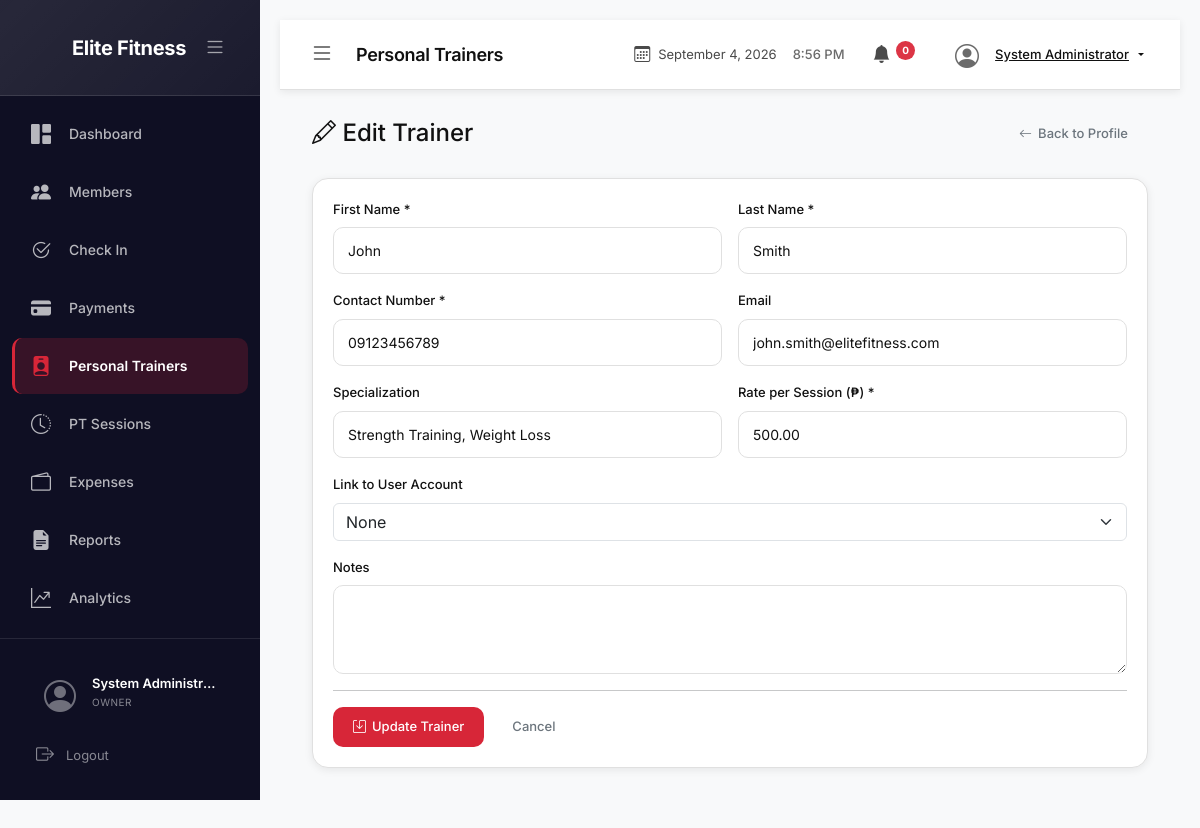
Screenshot of /trainers/edit.php?id=1 (signed in) with the database file from the repository.
### tables this page shows
CREATE TABLE personal_trainers (
    trainer_id INT PRIMARY KEY AUTO_INCREMENT,
    user_id INT NULL,
    first_name VARCHAR(50) NOT NULL,
    last_name VARCHAR(50) NOT NULL,
    contact_number VARCHAR(20) NOT NULL,
    email VARCHAR(100),
    specialization VARCHAR(100),
    rate DECIMAL(10,2) NOT NULL,
    profile_image VARCHAR(255),
    status ENUM('active', 'inactive') DEFAULT 'active',
    notes TEXT,
    created_at TIMESTAMP DEFAULT CURRENT_TIMESTAMP,
    updated_at TIMESTAMP DEFAULT CURRENT_TIMESTAMP ON UPDATE CURRENT_TIMESTAMP,
    FOREIGN KEY (user_id) REFERENCES users(user_id) ON DELETE SET NULL,
    INDEX idx_status (status),
    INDEX idx_name (last_name, first_name)
);

### trainers/edit.php (the view, shortened to what this page needs)
<?php
require_once '../config/config.php';
$trainer_id = isset($_GET['id']) ? (int)$_GET['id'] : 0;
try {
    $stmt = $pdo->prepare("SELECT * FROM personal_trainers WHERE trainer_id = ?");
    $stmt->execute([$trainer_id]);
    $trainer = $stmt->fetch();
} catch (PDOException $e) {
    error_log('Get trainer error: ' . $e->getMessage());
    displayError('An error occurred.');
    redirect('index.php');
}
include '../includes/header.php';
?>
<body>
    <div class="app-container">
        <?php include '../includes/sidebar.php'; ?>
        <div class="main-content">
            <?php include '../includes/navbar.php'; ?>
            <div class="content-wrapper">
                <div class="d-flex align-items-center justify-content-between mb-4">
                    <h4 class="mb-0"><i class="bi bi-pencil"></i> Edit Trainer</h4>
                    <a href="view.php?id=<?php echo $trainer_id; ?>" class="btn btn-outline-secondary">
                        <i class="bi bi-arrow-left"></i> Back to Profile
                    </a>
                </div>
                <div class="card modern-card">
                    <div class="card-body">
                        <form method="POST" action="">
                            <div class="row g-3">
                                <div class="col-md-6">
                                    <label class="form-label required-field">First Name *</label>
                                    <input type="text" class="form-control" name="first_name"
                                           value="<?php echo htmlspecialchars($trainer['first_name']); ?>" required>
                                </div>
                                <div class="col-md-6">
                                    <label class="form-label required-field">Last Name *</label>
                                    <input type="text" class="form-control" name="last_name"
                                           value="<?php echo htmlspecialchars($trainer['last_name']); ?>" required>
                                </div>
                                <div class="col-md-6">
                                    <label class="form-label required-field">Contact Number *</label>
                                    <input type="text" class="form-control" name="contact_number"
                                           value="<?php echo htmlspecialchars($trainer['contact_number']); ?>" required>
                                </div>
                                <div class="col-md-6">
                                    <label class="form-label">Email</label>
                                    <input type="email" class="form-control" name="email"
                                           value="<?php echo htmlspecialchars($trainer['email'] ?? ''); ?>">
                                </div>
                                <div class="col-md-6">
                                    <label class="form-label">Specialization</label>
                                    <input type="text" class="form-control" name="specialization"
                                           value="<?php echo htmlspecialchars($trainer['specialization'] ?? ''); ?>">
                                </div>
                                <div class="col-md-6">
                                    <label class="form-label required-field">Rate per Session (₱) *</label>
                                    <input type="number" class="form-control" name="rate" step="0.01" min="0"
                                           value="<?php echo $trainer['rate']; ?>" required>
                                </div>
                                <div class="col-md-12">
                                    <label class="form-label">Link to User Account</label>
                                    <select class="form-select" name="user_id">
                                        <option value="">None</option>
                                    </select>
                                </div>
                                <div class="col-12">
                                    <label class="form-label">Notes</label>
                                    <textarea class="form-control" name="notes" rows="3"><?php echo htmlspecialchars($trainer['notes'] ?? ''); ?></textarea>
                                </div>
                            </div>
                            <hr>
                            <div class="d-flex gap-2">
                                <button type="submit" class="btn btn-primary">
                                    <i class="bi bi-save"></i> Update Trainer
                                </button>
                                <a href="view.php?id=<?php echo $trainer_id; ?>" class="btn btn-outline-secondary">Cancel</a>
                            </div>
                        </form>
                    </div>
                </div>
            </div>
            <?php include '../includes/footer.php'; ?>
</body>
</html>

### assets/css/style.css (style rules this page uses)
:root { --primary-dark: #0f0f23; --secondary-dark: #1a1a3b; --card-bg: #ffffff; --light-bg: #f8f9fa; --accent-color: #d72638; --accent-hover: #c01f30; --accent-gradient: linear-gradient(135deg, #d72638, #c01f30); --text-primary: #111111; --text-secondary: #4a4a4a; --text-light: #6b6b6b; --border-color: #e0e0e0; --border-light: #f0f0f0; --success-color: #28a745; --warning-color: #ffc107; --danger-color: #dc3545; --info-color: #17a2b8; --sidebar-width: 260px; --sidebar-collapsed: 70px; --navbar-height: 70px; --shadow-sm: 0 2px 8px rgba(0,0,0,0.08); --shadow-md: 0 4px 20px rgba(0,0,0,0.12); --shadow-lg: 0 12px 40px rgba(0,0,0,0.16); --shadow-inset: 0 2px 4px rgba(0,0,0,0.04); --radius-sm: 10px; --radius-md: 16px; --radius-lg: 20px; --radius-card: 12px; --transition: all 0.4s cubic-bezier(0.4, 0, 0.2, 1); --transition-fast: all 0.2s ease; }
* { margin: 0; padding: 0; box-sizing: border-box; }
body { font-family: 'Inter', 'Segoe UI', Roboto, sans-serif; background: var(--light-bg); color: var(--text-primary); overflow-x: hidden; line-height: 1.6; }
a { text-decoration: none; color: var(--accent-color); transition: var(--transition-fast); }
.app-container { display: flex; min-height: 100vh; overflow: hidden; }
.main-content { flex: 1; min-height: 100vh; padding: 20px; width: 100%; transition: var(--transition); position: relative; z-index: 100; margin-left: var(--sidebar-width); }
.content-wrapper { padding: 24px 32px; flex: 1; min-height: 0; }
.modern-card { border: 1px solid var(--border-color); border-radius: var(--radius-md); box-shadow: var(--shadow-sm); overflow: hidden; margin-bottom: 20px; background: #ffffff; transition: var(--transition); }
.modern-card .card-body { padding: 20px; }
.form-control { border-radius: var(--radius-sm); border: 1px solid var(--border-color); padding: 12px 14px; font-size: 14px; color: var(--text-primary); background: #ffffff; transition: var(--transition); width: 100%; }
.form-control::placeholder { color: var(--text-light); opacity: 0.8; }
.form-label { font-weight: 500; font-size: 13px; color: var(--text-primary); margin-bottom: 8px; display: block; }
.btn { display: inline-flex; align-items: center; justify-content: center; gap: 6px; padding: 10px 20px; border-radius: var(--radius-sm); font-size: 13px; font-weight: 500; cursor: pointer; border: none; transition: var(--transition-fast); }
.btn i { font-size: inherit; }
.btn-primary { background: var(--accent-color); color: #ffffff; }

### rows the page displays
personal_trainers: first_name "John", last_name "Smith", contact_number "09123456789", email "john.smith@elitefitness.com", specialization "Strength Training, Weight Loss", rate "500.00"

### other values shown
$_SESSION['full_name'] "System Administr…"
$_SESSION['role'] "OWNER"
$page_title "Personal Trainers"
$_SESSION['full_name'] "System Administrator"
